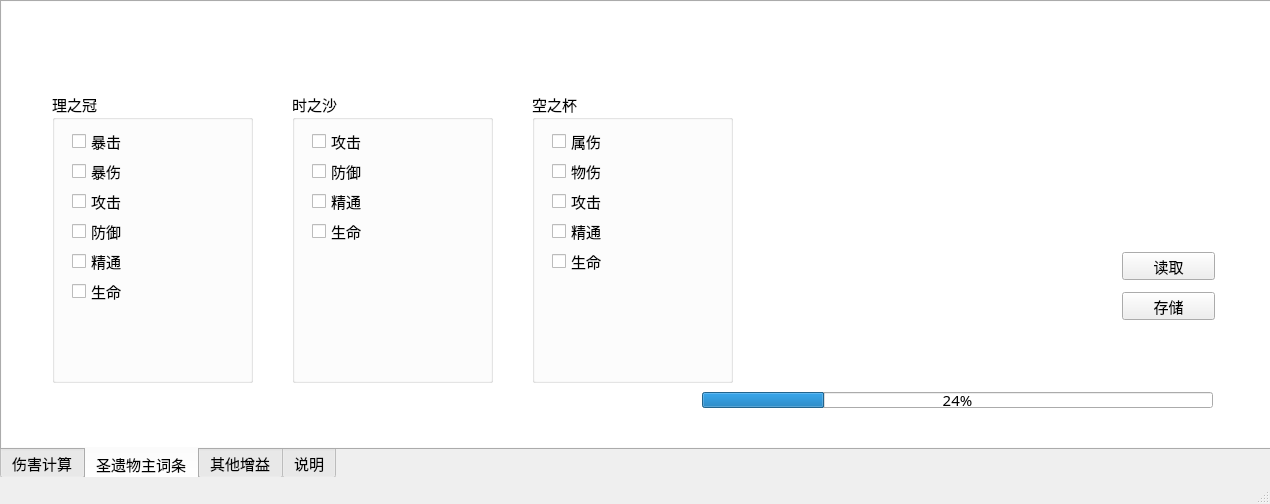
<?xml version="1.0" encoding="UTF-8"?>
<ui version="4.0">
 <class>MainWindow</class>
 <widget class="QMainWindow" name="MainWindow">
  <property name="geometry">
   <rect>
    <x>0</x>
    <y>0</y>
    <width>1270</width>
    <height>504</height>
   </rect>
  </property>
  <property name="minimumSize">
   <size>
    <width>1270</width>
    <height>504</height>
   </size>
  </property>
  <property name="maximumSize">
   <size>
    <width>1270</width>
    <height>504</height>
   </size>
  </property>
  <property name="font">
   <font>
    <family>汉仪文黑-85W</family>
    <pointsize>11</pointsize>
    <weight>50</weight>
    <italic>false</italic>
    <bold>false</bold>
   </font>
  </property>
  <property name="focusPolicy">
   <enum>Qt::StrongFocus</enum>
  </property>
  <property name="contextMenuPolicy">
   <enum>Qt::DefaultContextMenu</enum>
  </property>
  <property name="windowTitle">
   <string>原神15s速切模型</string>
  </property>
  <property name="layoutDirection">
   <enum>Qt::LeftToRight</enum>
  </property>
  <widget class="QWidget" name="centralwidget">
   <widget class="QTabWidget" name="tabWidget">
    <property name="geometry">
     <rect>
      <x>0</x>
      <y>0</y>
      <width>1281</width>
      <height>481</height>
     </rect>
    </property>
    <property name="focusPolicy">
     <enum>Qt::TabFocus</enum>
    </property>
    <property name="tabPosition">
     <enum>QTabWidget::South</enum>
    </property>
    <property name="tabShape">
     <enum>QTabWidget::Rounded</enum>
    </property>
    <property name="currentIndex">
     <number>1</number>
    </property>
    <widget class="QWidget" name="tab">
     <attribute name="title">
      <string>伤害计算</string>
     </attribute>
     <widget class="QTableWidget" name="tbl_2">
      <property name="geometry">
       <rect>
        <x>540</x>
        <y>160</y>
        <width>621</width>
        <height>211</height>
       </rect>
      </property>
      <property name="focusPolicy">
       <enum>Qt::NoFocus</enum>
      </property>
      <property name="contextMenuPolicy">
       <enum>Qt::DefaultContextMenu</enum>
      </property>
      <property name="showGrid">
       <bool>false</bool>
      </property>
      <property name="gridStyle">
       <enum>Qt::NoPen</enum>
      </property>
      <attribute name="horizontalHeaderMinimumSectionSize">
       <number>18</number>
      </attribute>
      <attribute name="horizontalHeaderDefaultSectionSize">
       <number>137</number>
      </attribute>
      <attribute name="verticalHeaderMinimumSectionSize">
       <number>23</number>
      </attribute>
      <attribute name="verticalHeaderDefaultSectionSize">
       <number>41</number>
      </attribute>
      <row>
       <property name="text">
        <string>伤害</string>
       </property>
      </row>
      <row>
       <property name="text">
        <string>理之冠</string>
       </property>
      </row>
      <row>
       <property name="text">
        <string>时之砂</string>
       </property>
      </row>
      <row>
       <property name="text">
        <string>空之杯</string>
       </property>
      </row>
      <column>
       <property name="text">
        <string>第一</string>
       </property>
      </column>
      <column>
       <property name="text">
        <string>第二</string>
       </property>
      </column>
      <column>
       <property name="text">
        <string>第三</string>
       </property>
      </column>
      <column>
       <property name="text">
        <string>第四</string>
       </property>
      </column>
     </widget>
     <widget class="QLabel" name="label">
      <property name="geometry">
       <rect>
        <x>970</x>
        <y>370</y>
        <width>271</width>
        <height>51</height>
       </rect>
      </property>
      <property name="text">
       <string/>
      </property>
     </widget>
     <widget class="QComboBox" name="cb_name">
      <property name="geometry">
       <rect>
        <x>40</x>
        <y>110</y>
        <width>161</width>
        <height>31</height>
       </rect>
      </property>
     </widget>
     <widget class="QPushButton" name="btn_run">
      <property name="geometry">
       <rect>
        <x>310</x>
        <y>310</y>
        <width>121</width>
        <height>51</height>
       </rect>
      </property>
      <property name="text">
       <string>计算</string>
      </property>
     </widget>
     <widget class="QComboBox" name="cb_refine">
      <property name="geometry">
       <rect>
        <x>340</x>
        <y>230</y>
        <width>87</width>
        <height>22</height>
       </rect>
      </property>
      <item>
       <property name="text">
        <string>1</string>
       </property>
      </item>
      <item>
       <property name="text">
        <string>2</string>
       </property>
      </item>
      <item>
       <property name="text">
        <string>3</string>
       </property>
      </item>
      <item>
       <property name="text">
        <string>4</string>
       </property>
      </item>
      <item>
       <property name="text">
        <string>5</string>
       </property>
      </item>
     </widget>
     <widget class="QComboBox" name="cb_cnum">
      <property name="geometry">
       <rect>
        <x>340</x>
        <y>110</y>
        <width>87</width>
        <height>22</height>
       </rect>
      </property>
     </widget>
     <widget class="QComboBox" name="cb_skill">
      <property name="geometry">
       <rect>
        <x>340</x>
        <y>160</y>
        <width>87</width>
        <height>22</height>
       </rect>
      </property>
      <item>
       <property name="text">
        <string>6</string>
       </property>
      </item>
      <item>
       <property name="text">
        <string>7</string>
       </property>
      </item>
      <item>
       <property name="text">
        <string>8</string>
       </property>
      </item>
      <item>
       <property name="text">
        <string>9</string>
       </property>
      </item>
      <item>
       <property name="text">
        <string>10</string>
       </property>
      </item>
     </widget>
     <widget class="QLabel" name="label_3">
      <property name="geometry">
       <rect>
        <x>250</x>
        <y>160</y>
        <width>72</width>
        <height>21</height>
       </rect>
      </property>
      <property name="text">
       <string>技能等级</string>
      </property>
     </widget>
     <widget class="QComboBox" name="cb_wp">
      <property name="geometry">
       <rect>
        <x>40</x>
        <y>230</y>
        <width>151</width>
        <height>31</height>
       </rect>
      </property>
     </widget>
     <widget class="QLabel" name="label_2">
      <property name="geometry">
       <rect>
        <x>290</x>
        <y>110</y>
        <width>72</width>
        <height>21</height>
       </rect>
      </property>
      <property name="text">
       <string>命座</string>
      </property>
     </widget>
     <widget class="QLabel" name="label_14">
      <property name="geometry">
       <rect>
        <x>270</x>
        <y>230</y>
        <width>72</width>
        <height>21</height>
       </rect>
      </property>
      <property name="text">
       <string>精炼</string>
      </property>
     </widget>
     <widget class="QPushButton" name="btn_load_wp">
      <property name="geometry">
       <rect>
        <x>1010</x>
        <y>110</y>
        <width>151</width>
        <height>41</height>
       </rect>
      </property>
      <property name="text">
       <string>读取Log</string>
      </property>
     </widget>
     <widget class="QCheckBox" name="rb_pop">
      <property name="geometry">
       <rect>
        <x>40</x>
        <y>160</y>
        <width>141</width>
        <height>19</height>
       </rect>
      </property>
      <property name="text">
       <string>速切</string>
      </property>
     </widget>
     <widget class="QCheckBox" name="rb_display">
      <property name="geometry">
       <rect>
        <x>540</x>
        <y>130</y>
        <width>141</width>
        <height>19</height>
       </rect>
      </property>
      <property name="text">
       <string>伤害精确显示</string>
      </property>
     </widget>
     <widget class="QPushButton" name="pb_action">
      <property name="geometry">
       <rect>
        <x>40</x>
        <y>310</y>
        <width>93</width>
        <height>28</height>
       </rect>
      </property>
      <property name="text">
       <string>技能参数</string>
      </property>
     </widget>
     <widget class="QLabel" name="label_17">
      <property name="geometry">
       <rect>
        <x>890</x>
        <y>290</y>
        <width>271</width>
        <height>51</height>
       </rect>
      </property>
      <property name="text">
       <string/>
      </property>
     </widget>
     <widget class="QLabel" name="label2">
      <property name="geometry">
       <rect>
        <x>540</x>
        <y>370</y>
        <width>311</width>
        <height>51</height>
       </rect>
      </property>
      <property name="text">
       <string/>
      </property>
     </widget>
     <widget class="QPushButton" name="pb_buff">
      <property name="geometry">
       <rect>
        <x>40</x>
        <y>350</y>
        <width>93</width>
        <height>28</height>
       </rect>
      </property>
      <property name="text">
       <string>增益参数</string>
      </property>
     </widget>
     <widget class="QGraphicsView" name="graphicsView">
      <property name="geometry">
       <rect>
        <x>-10</x>
        <y>-10</y>
        <width>1831</width>
        <height>891</height>
       </rect>
      </property>
      <property name="styleSheet">
       <string notr="true">background: url(./data/bg.png);	</string>
      </property>
     </widget>
     <zorder>graphicsView</zorder>
     <zorder>tbl_2</zorder>
     <zorder>label</zorder>
     <zorder>cb_name</zorder>
     <zorder>btn_run</zorder>
     <zorder>cb_refine</zorder>
     <zorder>cb_cnum</zorder>
     <zorder>cb_skill</zorder>
     <zorder>label_3</zorder>
     <zorder>cb_wp</zorder>
     <zorder>label_2</zorder>
     <zorder>label_14</zorder>
     <zorder>btn_load_wp</zorder>
     <zorder>rb_pop</zorder>
     <zorder>rb_display</zorder>
     <zorder>pb_action</zorder>
     <zorder>label_17</zorder>
     <zorder>label2</zorder>
     <zorder>pb_buff</zorder>
    </widget>
    <widget class="QWidget" name="tab_4">
     <attribute name="title">
      <string>圣遗物主词条</string>
     </attribute>
     <widget class="QGroupBox" name="groupBox">
      <property name="geometry">
       <rect>
        <x>50</x>
        <y>90</y>
        <width>201</width>
        <height>291</height>
       </rect>
      </property>
      <property name="title">
       <string>理之冠</string>
      </property>
      <widget class="QCheckBox" name="cbox_h_cr">
       <property name="geometry">
        <rect>
         <x>20</x>
         <y>40</y>
         <width>91</width>
         <height>19</height>
        </rect>
       </property>
       <property name="text">
        <string>暴击</string>
       </property>
      </widget>
      <widget class="QCheckBox" name="cbox_h_cd">
       <property name="geometry">
        <rect>
         <x>20</x>
         <y>70</y>
         <width>91</width>
         <height>19</height>
        </rect>
       </property>
       <property name="text">
        <string>暴伤</string>
       </property>
      </widget>
      <widget class="QCheckBox" name="cbox_h_ar">
       <property name="geometry">
        <rect>
         <x>20</x>
         <y>100</y>
         <width>91</width>
         <height>19</height>
        </rect>
       </property>
       <property name="text">
        <string>攻击</string>
       </property>
      </widget>
      <widget class="QCheckBox" name="cbox_h_dr">
       <property name="geometry">
        <rect>
         <x>20</x>
         <y>130</y>
         <width>91</width>
         <height>19</height>
        </rect>
       </property>
       <property name="text">
        <string>防御</string>
       </property>
      </widget>
      <widget class="QCheckBox" name="cbox_h_em">
       <property name="geometry">
        <rect>
         <x>20</x>
         <y>160</y>
         <width>91</width>
         <height>19</height>
        </rect>
       </property>
       <property name="text">
        <string>精通</string>
       </property>
      </widget>
      <widget class="QCheckBox" name="cbox_h_hr">
       <property name="geometry">
        <rect>
         <x>20</x>
         <y>190</y>
         <width>91</width>
         <height>19</height>
        </rect>
       </property>
       <property name="text">
        <string>生命</string>
       </property>
      </widget>
     </widget>
     <widget class="QGroupBox" name="groupBox_2">
      <property name="geometry">
       <rect>
        <x>290</x>
        <y>90</y>
        <width>201</width>
        <height>291</height>
       </rect>
      </property>
      <property name="title">
       <string>时之沙</string>
      </property>
      <widget class="QCheckBox" name="cbox_g_ar">
       <property name="geometry">
        <rect>
         <x>20</x>
         <y>40</y>
         <width>91</width>
         <height>19</height>
        </rect>
       </property>
       <property name="text">
        <string>攻击</string>
       </property>
      </widget>
      <widget class="QCheckBox" name="cbox_g_dr">
       <property name="geometry">
        <rect>
         <x>20</x>
         <y>70</y>
         <width>91</width>
         <height>19</height>
        </rect>
       </property>
       <property name="text">
        <string>防御</string>
       </property>
      </widget>
      <widget class="QCheckBox" name="cbox_g_em">
       <property name="geometry">
        <rect>
         <x>20</x>
         <y>100</y>
         <width>91</width>
         <height>19</height>
        </rect>
       </property>
       <property name="text">
        <string>精通</string>
       </property>
      </widget>
      <widget class="QCheckBox" name="cbox_g_hr">
       <property name="geometry">
        <rect>
         <x>20</x>
         <y>130</y>
         <width>91</width>
         <height>19</height>
        </rect>
       </property>
       <property name="text">
        <string>生命</string>
       </property>
      </widget>
     </widget>
     <widget class="QGroupBox" name="groupBox_3">
      <property name="geometry">
       <rect>
        <x>530</x>
        <y>90</y>
        <width>201</width>
        <height>291</height>
       </rect>
      </property>
      <property name="title">
       <string>空之杯</string>
      </property>
      <widget class="QCheckBox" name="cbox_c_ed">
       <property name="geometry">
        <rect>
         <x>20</x>
         <y>40</y>
         <width>91</width>
         <height>19</height>
        </rect>
       </property>
       <property name="text">
        <string>属伤</string>
       </property>
      </widget>
      <widget class="QCheckBox" name="cbox_c_dphys">
       <property name="geometry">
        <rect>
         <x>20</x>
         <y>70</y>
         <width>91</width>
         <height>19</height>
        </rect>
       </property>
       <property name="text">
        <string>物伤</string>
       </property>
      </widget>
      <widget class="QCheckBox" name="cbox_c_ar">
       <property name="geometry">
        <rect>
         <x>20</x>
         <y>100</y>
         <width>91</width>
         <height>19</height>
        </rect>
       </property>
       <property name="text">
        <string>攻击</string>
       </property>
      </widget>
      <widget class="QCheckBox" name="cbox_c_em">
       <property name="geometry">
        <rect>
         <x>20</x>
         <y>130</y>
         <width>91</width>
         <height>19</height>
        </rect>
       </property>
       <property name="text">
        <string>精通</string>
       </property>
      </widget>
      <widget class="QCheckBox" name="cbox_c_hr">
       <property name="geometry">
        <rect>
         <x>20</x>
         <y>160</y>
         <width>91</width>
         <height>19</height>
        </rect>
       </property>
       <property name="text">
        <string>生命</string>
       </property>
      </widget>
     </widget>
     <widget class="QPushButton" name="b_read_main">
      <property name="geometry">
       <rect>
        <x>1120</x>
        <y>250</y>
        <width>93</width>
        <height>28</height>
       </rect>
      </property>
      <property name="text">
       <string>读取</string>
      </property>
     </widget>
     <widget class="QPushButton" name="b_save_main">
      <property name="geometry">
       <rect>
        <x>1120</x>
        <y>290</y>
        <width>93</width>
        <height>28</height>
       </rect>
      </property>
      <property name="text">
       <string>存储</string>
      </property>
     </widget>
     <widget class="QGraphicsView" name="graphicsView_2">
      <property name="geometry">
       <rect>
        <x>-10</x>
        <y>-10</y>
        <width>1831</width>
        <height>891</height>
       </rect>
      </property>
      <property name="styleSheet">
       <string notr="true">background: url(./data/bg.png);	</string>
      </property>
     </widget>
     <widget class="QProgressBar" name="progressBar">
      <property name="geometry">
       <rect>
        <x>700</x>
        <y>390</y>
        <width>511</width>
        <height>16</height>
       </rect>
      </property>
      <property name="value">
       <number>24</number>
      </property>
     </widget>
     <zorder>graphicsView_2</zorder>
     <zorder>groupBox</zorder>
     <zorder>groupBox_2</zorder>
     <zorder>groupBox_3</zorder>
     <zorder>b_read_main</zorder>
     <zorder>b_save_main</zorder>
     <zorder>progressBar</zorder>
    </widget>
    <widget class="QWidget" name="tab_2">
     <attribute name="title">
      <string>其他增益</string>
     </attribute>
     <widget class="QPushButton" name="b_save">
      <property name="geometry">
       <rect>
        <x>1130</x>
        <y>300</y>
        <width>93</width>
        <height>28</height>
       </rect>
      </property>
      <property name="text">
       <string>存储</string>
      </property>
     </widget>
     <widget class="QPushButton" name="b_read">
      <property name="geometry">
       <rect>
        <x>1130</x>
        <y>260</y>
        <width>93</width>
        <height>28</height>
       </rect>
      </property>
      <property name="text">
       <string>读取</string>
      </property>
     </widget>
     <widget class="QGroupBox" name="groupBox_4">
      <property name="geometry">
       <rect>
        <x>50</x>
        <y>60</y>
        <width>291</width>
        <height>351</height>
       </rect>
      </property>
      <property name="title">
       <string>圣遗物副词条</string>
      </property>
      <widget class="QLabel" name="label_4">
       <property name="geometry">
        <rect>
         <x>20</x>
         <y>40</y>
         <width>61</width>
         <height>21</height>
        </rect>
       </property>
       <property name="text">
        <string>暴击</string>
       </property>
      </widget>
      <widget class="QDoubleSpinBox" name="digit_cr">
       <property name="geometry">
        <rect>
         <x>160</x>
         <y>40</y>
         <width>70</width>
         <height>22</height>
        </rect>
       </property>
       <property name="decimals">
        <number>1</number>
       </property>
       <property name="maximum">
        <double>1000.000000000000000</double>
       </property>
       <property name="singleStep">
        <double>1.000000000000000</double>
       </property>
      </widget>
      <widget class="QLabel" name="label_10">
       <property name="geometry">
        <rect>
         <x>20</x>
         <y>240</y>
         <width>101</width>
         <height>21</height>
        </rect>
       </property>
       <property name="text">
        <string>防御（固定）</string>
       </property>
      </widget>
      <widget class="QDoubleSpinBox" name="digit_cd">
       <property name="geometry">
        <rect>
         <x>160</x>
         <y>80</y>
         <width>70</width>
         <height>22</height>
        </rect>
       </property>
       <property name="decimals">
        <number>1</number>
       </property>
       <property name="maximum">
        <double>1000.000000000000000</double>
       </property>
       <property name="singleStep">
        <double>1.000000000000000</double>
       </property>
      </widget>
      <widget class="QDoubleSpinBox" name="digit_ar">
       <property name="geometry">
        <rect>
         <x>160</x>
         <y>120</y>
         <width>70</width>
         <height>22</height>
        </rect>
       </property>
       <property name="decimals">
        <number>1</number>
       </property>
       <property name="maximum">
        <double>1000.000000000000000</double>
       </property>
       <property name="singleStep">
        <double>1.000000000000000</double>
       </property>
      </widget>
      <widget class="QDoubleSpinBox" name="digit_dr">
       <property name="geometry">
        <rect>
         <x>160</x>
         <y>200</y>
         <width>70</width>
         <height>22</height>
        </rect>
       </property>
       <property name="decimals">
        <number>1</number>
       </property>
       <property name="maximum">
        <double>1000.000000000000000</double>
       </property>
       <property name="singleStep">
        <double>1.000000000000000</double>
       </property>
      </widget>
      <widget class="QLabel" name="label_9">
       <property name="geometry">
        <rect>
         <x>20</x>
         <y>200</y>
         <width>71</width>
         <height>21</height>
        </rect>
       </property>
       <property name="text">
        <string>防御(%)</string>
       </property>
      </widget>
      <widget class="QLabel" name="label_8">
       <property name="geometry">
        <rect>
         <x>20</x>
         <y>160</y>
         <width>101</width>
         <height>21</height>
        </rect>
       </property>
       <property name="text">
        <string>攻击（固定）</string>
       </property>
      </widget>
      <widget class="QLabel" name="label_7">
       <property name="geometry">
        <rect>
         <x>20</x>
         <y>120</y>
         <width>71</width>
         <height>21</height>
        </rect>
       </property>
       <property name="text">
        <string>攻击(%)</string>
       </property>
      </widget>
      <widget class="QLabel" name="label_5">
       <property name="geometry">
        <rect>
         <x>20</x>
         <y>80</y>
         <width>61</width>
         <height>21</height>
        </rect>
       </property>
       <property name="text">
        <string>暴伤</string>
       </property>
      </widget>
      <widget class="QDoubleSpinBox" name="digit_sa">
       <property name="geometry">
        <rect>
         <x>160</x>
         <y>160</y>
         <width>70</width>
         <height>22</height>
        </rect>
       </property>
       <property name="decimals">
        <number>1</number>
       </property>
       <property name="maximum">
        <double>1000.000000000000000</double>
       </property>
       <property name="singleStep">
        <double>1.000000000000000</double>
       </property>
      </widget>
      <widget class="QLabel" name="label_11">
       <property name="geometry">
        <rect>
         <x>20</x>
         <y>280</y>
         <width>71</width>
         <height>21</height>
        </rect>
       </property>
       <property name="text">
        <string>生命(%)</string>
       </property>
      </widget>
      <widget class="QLabel" name="label_12">
       <property name="geometry">
        <rect>
         <x>20</x>
         <y>320</y>
         <width>101</width>
         <height>21</height>
        </rect>
       </property>
       <property name="text">
        <string>生命（固定）</string>
       </property>
      </widget>
     </widget>
     <widget class="QGroupBox" name="groupBox_5">
      <property name="geometry">
       <rect>
        <x>690</x>
        <y>60</y>
        <width>291</width>
        <height>351</height>
       </rect>
      </property>
      <property name="title">
       <string>其他加成</string>
      </property>
      <widget class="QDoubleSpinBox" name="digit_fd">
       <property name="geometry">
        <rect>
         <x>160</x>
         <y>80</y>
         <width>70</width>
         <height>22</height>
        </rect>
       </property>
       <property name="decimals">
        <number>1</number>
       </property>
       <property name="maximum">
        <double>1000.000000000000000</double>
       </property>
       <property name="singleStep">
        <double>1.000000000000000</double>
       </property>
      </widget>
      <widget class="QLabel" name="label_6">
       <property name="geometry">
        <rect>
         <x>20</x>
         <y>40</y>
         <width>61</width>
         <height>21</height>
        </rect>
       </property>
       <property name="text">
        <string>属伤</string>
       </property>
      </widget>
      <widget class="QLabel" name="label_13">
       <property name="geometry">
        <rect>
         <x>20</x>
         <y>80</y>
         <width>61</width>
         <height>21</height>
        </rect>
       </property>
       <property name="text">
        <string>物伤</string>
       </property>
      </widget>
      <widget class="QDoubleSpinBox" name="digit_ed">
       <property name="geometry">
        <rect>
         <x>160</x>
         <y>40</y>
         <width>70</width>
         <height>22</height>
        </rect>
       </property>
       <property name="decimals">
        <number>1</number>
       </property>
       <property name="maximum">
        <double>1000.000000000000000</double>
       </property>
       <property name="singleStep">
        <double>1.000000000000000</double>
       </property>
      </widget>
     </widget>
     <widget class="QGroupBox" name="groupBox_6">
      <property name="geometry">
       <rect>
        <x>370</x>
        <y>60</y>
        <width>291</width>
        <height>351</height>
       </rect>
      </property>
      <property name="title">
       <string>套装效果</string>
      </property>
      <widget class="QComboBox" name="cb_aeffect1">
       <property name="geometry">
        <rect>
         <x>60</x>
         <y>50</y>
         <width>151</width>
         <height>22</height>
        </rect>
       </property>
      </widget>
      <widget class="QComboBox" name="cb_aeffect2">
       <property name="geometry">
        <rect>
         <x>60</x>
         <y>110</y>
         <width>151</width>
         <height>22</height>
        </rect>
       </property>
      </widget>
      <widget class="QLabel" name="label_15">
       <property name="geometry">
        <rect>
         <x>20</x>
         <y>50</y>
         <width>61</width>
         <height>21</height>
        </rect>
       </property>
       <property name="text">
        <string>1：</string>
       </property>
      </widget>
      <widget class="QLabel" name="label_16">
       <property name="geometry">
        <rect>
         <x>20</x>
         <y>110</y>
         <width>61</width>
         <height>21</height>
        </rect>
       </property>
       <property name="text">
        <string>2：</string>
       </property>
      </widget>
     </widget>
     <widget class="QGraphicsView" name="graphicsView_3">
      <property name="geometry">
       <rect>
        <x>-10</x>
        <y>-10</y>
        <width>1831</width>
        <height>891</height>
       </rect>
      </property>
      <property name="styleSheet">
       <string notr="true">background: url(./data/bg.png);	</string>
      </property>
     </widget>
     <zorder>graphicsView_3</zorder>
     <zorder>b_save</zorder>
     <zorder>b_read</zorder>
     <zorder>groupBox_4</zorder>
     <zorder>groupBox_5</zorder>
     <zorder>groupBox_6</zorder>
    </widget>
    <widget class="QWidget" name="tab_3">
     <attribute name="title">
      <string>说明</string>
     </attribute>
     <widget class="QToolBox" name="toolBox">
      <property name="geometry">
       <rect>
        <x>0</x>
        <y>0</y>
        <width>1281</width>
        <height>451</height>
       </rect>
      </property>
      <property name="currentIndex">
       <number>1</number>
      </property>
      <widget class="QWidget" name="page">
       <property name="geometry">
        <rect>
         <x>0</x>
         <y>0</y>
         <width>98</width>
         <height>28</height>
        </rect>
       </property>
       <attribute name="label">
        <string>15s模型</string>
       </attribute>
       <widget class="QPlainTextEdit" name="plainTextEdit">
        <property name="geometry">
         <rect>
          <x>0</x>
          <y>0</y>
          <width>1271</width>
          <height>391</height>
         </rect>
        </property>
        <property name="readOnly">
         <bool>true</bool>
        </property>
        <property name="plainText">
         <string>15秒模型
======================
由 小遥想吃红豆沙 首发于米游社（https://bbs.mihoyo.com/ys/article/3218704）

摘录描述如下
------------
Q：为什么选择15秒爆发模型？

A：因为大多数角色BUFF持续12~15秒。 大多数角色大招CD都在15秒。可以看出，原神设计上就是在15秒上下浮动，大致分为12秒 15秒 18秒 21秒档位，而组队起来的时候，往往以15秒的角色为核心模型，所以选择15秒模型最公平也最符合实战情况。

——

Q：为什么选择15秒爆发模型？

A：原神这个游戏，因为刷怪地点不一样，还有场景技能，导致很少会有连续几分钟输出的情况，常常在一轮输出之后处于躲避技能，拉怪，走位。这个时候很显然，爆发模型 比 完全的持续输出更符合实际情况。</string>
        </property>
       </widget>
      </widget>
      <widget class="QWidget" name="page_2">
       <property name="geometry">
        <rect>
         <x>0</x>
         <y>0</y>
         <width>1281</width>
         <height>379</height>
        </rect>
       </property>
       <attribute name="label">
        <string>使用说明（点我）</string>
       </attribute>
       <widget class="QPlainTextEdit" name="plainTextEdit_2">
        <property name="geometry">
         <rect>
          <x>0</x>
          <y>0</y>
          <width>1271</width>
          <height>391</height>
         </rect>
        </property>
        <property name="readOnly">
         <bool>true</bool>
        </property>
        <property name="plainText">
         <string>使用说明
======================
伤害计算
-----------
目前伤害只考虑伤害公式的前三个乘区以及技能倍率和技能次数的影响
元素反应以及敌人的各项属性均不计入（温蒂的扩散反应纳入计算）
阿贝多--目前是否速切都不计普攻


重要影响参数（需定义数据文件, 不建议随便尝试）
-----------
1. 人物的普攻，元素战技，元素爆发和重击的攻击轮数
2. 普攻/元素战技/元素爆发/重击的 具体组成
3.人物/武器特效的覆盖系数（因程序没有时间轴，特效效果用覆盖系数进行简化，相当于倍率）

速切
-----------
勾中时，普攻伤害不计入结果

日志
----------
可追踪具体每个技能分项的计算参数和人物信息，便于检查跟踪，计算时自动重置

======================
圣遗物主词条
------------
通过穷举完成，可通过勾选增加/减少选项
计算时候会自动存档
======================
圣遗物副词条
------------
也可输入其他人物带来的增益，比如班尼特可以调整固定攻击增益，圣遗物效果可调整属伤加成
计算时候会自动存档
</string>
        </property>
       </widget>
      </widget>
     </widget>
    </widget>
   </widget>
  </widget>
  <widget class="QMenuBar" name="menubar">
   <property name="geometry">
    <rect>
     <x>0</x>
     <y>0</y>
     <width>1270</width>
     <height>27</height>
    </rect>
   </property>
  </widget>
  <widget class="QStatusBar" name="statusbar"/>
 </widget>
 <resources/>
 <connections/>
</ui>
